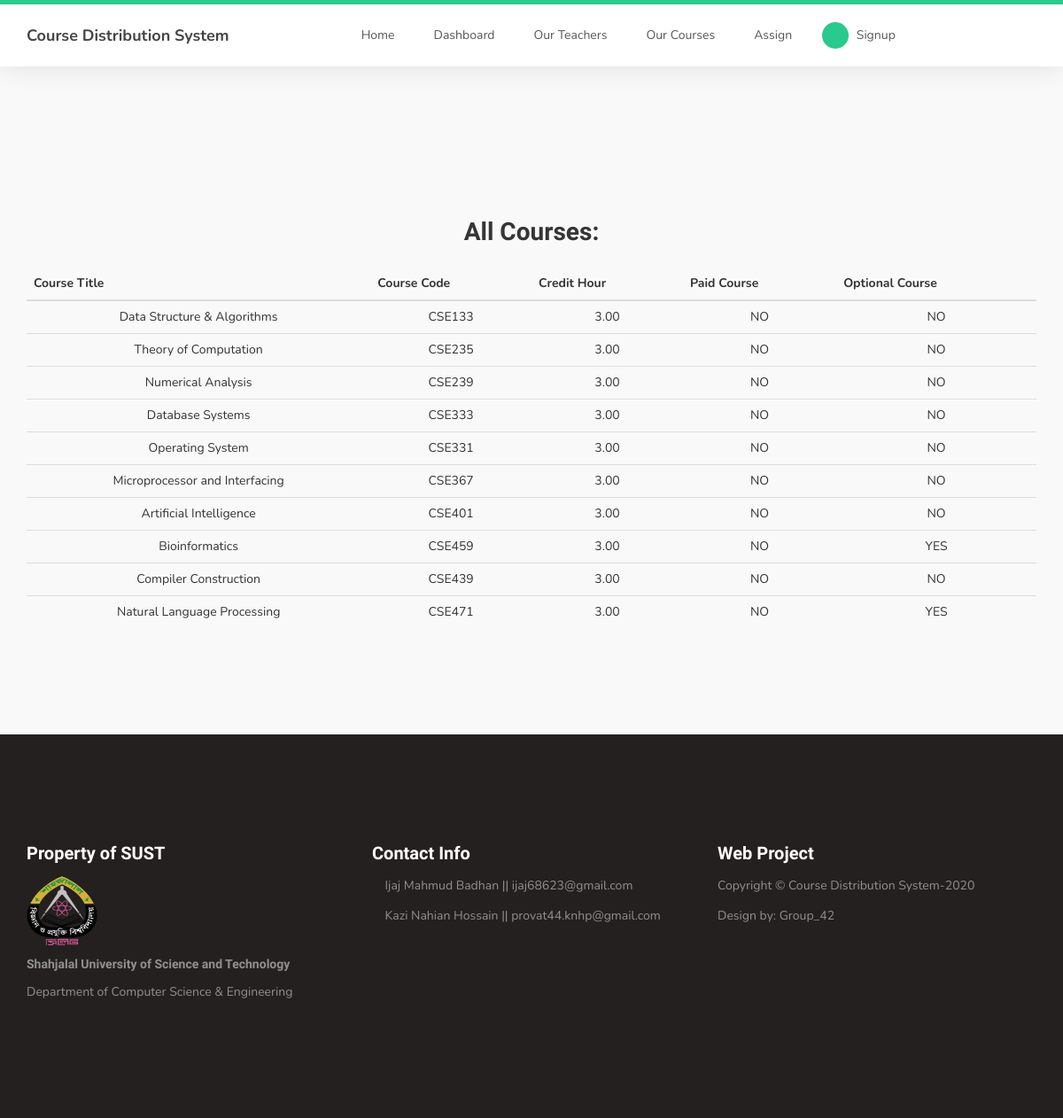
/allcourses/, run on the app's committed database.
### SUST_CDS/courseDist/models.py (models this page shows, shortened)
class Course(models.Model):
	title = models.CharField(max_length=100)
	code = models.CharField(max_length=10,primary_key=True)
	credit_hour = models.DecimalField(decimal_places=2,max_digits=3)
	ispaid = models.BooleanField()
	isoptional = models.BooleanField()
	year = models.PositiveIntegerField(default=1)
	semester = models.PositiveIntegerField(default=1)
	isSessional = models.BooleanField(default=False)
	isOffered = models.BooleanField(default=True)

### SUST_CDS/courseDist/views.py (the view)
# urls.py: path('allcourses/',views.allcourses,name="allcourses"),
def allcourses(request):
	courses = Course.objects.all()
	cl = [c for c in courses]
	def f(c):
		return 10*c.year+c.semester
	cl.sort(key=f)
	context = {
		'courses' : cl
	}
	return render(request,'courseDist/allcourses.html',context)

### SUST_CDS/courseDist/templates/courseDist/allcourses.html (shortened to what this page needs)
{% extends "courseDist/base.html" %}
{% block content %}
	<section id="team">
		<div class="alert alert-{{ message.tags }}">
		</div>
		<div class="container">
		    <div class="row">
			<div class="col-md-12 col-sm-12">
				<h2>All Courses:</h2>
			    	<table class="table">
				<thead class="thead-dark">
					<tr>
						<th>Course Title</th>
						<th>Course Code</th>
						<th>Credit Hour</th>
						<th>Paid Course</th>
						<th>Optional Course</th>
					</tr>
					{% for course in courses %}
					<tr>
						<td>{{ course.title }}</td>
						<td>{{ course.code }}</td>
						<td>{{ course.credit_hour }}</td>
						{% if course.ispaid %}
							<td>YES</td>
						{% else %}
							<td>NO</td>
						{% endif %}
						{% if course.isoptional %}
							<td>YES</td>
						{% else %}
							<td>NO</td>
						{% endif %}
					</tr>
					{% endfor %}
				</table>
			</div>
		    </div>
		</div>
	</section>
{% endblock content%}

### data on the page
Course: title "Data Structure & Algorithms", code "CSE133", credit_hour "3.00", ispaid "NO", isoptional "NO"
Course: title "Theory of Computation", code "CSE235", credit_hour "3.00", ispaid "NO", isoptional "NO"
Course: title "Numerical Analysis", code "CSE239", credit_hour "3.00", ispaid "NO", isoptional "NO"
Course: title "Database Systems", code "CSE333", credit_hour "3.00", ispaid "NO", isoptional "NO"
Course: title "Operating System", code "CSE331", credit_hour "3.00", ispaid "NO", isoptional "NO"
Course: title "Microprocessor and Interfacing", code "CSE367", credit_hour "3.00", ispaid "NO", isoptional "NO"
Course: title "Artificial Intelligence", code "CSE401", credit_hour "3.00", ispaid "NO", isoptional "NO"
Course: title "Bioinformatics", code "CSE459", credit_hour "3.00", ispaid "NO", isoptional "YES"
Course: title "Compiler Construction", code "CSE439", credit_hour "3.00", ispaid "NO", isoptional "NO"
Course: title "Natural Language Processing", code "CSE471", credit_hour "3.00", ispaid "NO", isoptional "YES"
